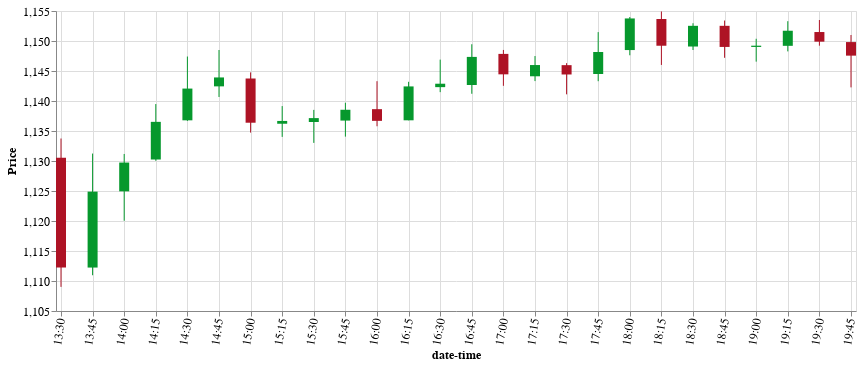

Here is the notebook cell this chart was saved with:
### Code cell
# let's plot
import altair as alt
from vega_datasets import data

# source = data.ohlc()
# display(source.head())
source = df.reset_index()

open_close_color = alt.condition(
    "datum.open <= datum.close",
    alt.value("#06982d"),
    alt.value("#ae1325")
)

base = alt.Chart(source).encode(
    alt.X('Datetime:T')
        .axis(format='%H:%M', labelAngle=-80)
        .title('date-time'),
    color=open_close_color
)

rule = base.mark_rule(size=1).encode(
    alt.Y('low:Q')
        .title('Price')
        .scale(zero=False),
    alt.Y2('high:Q')
)

bar = base.mark_bar(size=10).encode(
    alt.Y('open:Q'),
    alt.Y2('close:Q')
)

(rule+bar).properties(
    width=800,
    height=300
).configure_axis(
    labelFontSize=12,
    titleFontSize=12
)

### Figure 1 — Vega-Lite specification as saved in the notebook (floating-point values rounded to 4 significant figures)
{"config": {"view": {"continuousWidth": 300, "continuousHeight": 300}, "axis": {"labelFontSize": 12, "titleFontSize": 12}}, "layer": [{"mark": {"type": "rule", "size": 1}, "encoding": {"color": {"condition": {"test": "datum.open <= datum.close", "value": "#06982d"}, "value": "#ae1325"}, "x": {"axis": {"format": "%H:%M", "labelAngle": -80}, "field": "Datetime", "title": "date-time", "type": "temporal"}, "y": {"field": "low", "scale": {"zero": false}, "title": "Price", "type": "quantitative"}, "y2": {"field": "high"}}}, {"mark": {"type": "bar", "size": 10}, "encoding": {"color": {"condition": {"test": "datum.open <= datum.close", "value": "#06982d"}, "value": "#ae1325"}, "x": {"axis": {"format": "%H:%M", "labelAngle": -80}, "field": "Datetime", "title": "date-time", "type": "temporal"}, "y": {"field": "open", "type": "quantitative"}, "y2": {"field": "close"}}}], "data": {"name": "data-da8175b1a70b918c326a7dac86b68b39"}, "height": 300, "width": 800, "$schema": "https://vega.github.io/schema/vega-lite/v5.17.0.json", "datasets": {"data-da8175b1a70b918c326a7dac86b68b39": [{"Datetime": "2024-05-29T09:30:00-04:00", "open": 1131.0, "close": 1112.0, "low": 1109.0, "high": 1134.0, "return": -18.28}, {"Datetime": "2024-05-29T09:45:00-04:00", "open": 1112.0, "close": 1125.0, "low": 1111.0, "high": 1131.0, "return": 12.66}, {"Datetime": "2024-05-29T10:00:00-04:00", "open": 1125.0, "close": 1130.0, "low": 1120.0, "high": 1131.0, "return": 4.798}, {"Datetime": "2024-05-29T10:15:00-04:00", "open": 1130.0, "close": 1137.0, "low": 1130.0, "high": 1139.0, "return": 6.274}, {"Datetime": "2024-05-29T10:30:00-04:00", "open": 1137.0, "close": 1142.0, "low": 1137.0, "high": 1147.0, "return": 5.291}, {"Datetime": "2024-05-29T10:45:00-04:00", "open": 1142.0, "close": 1144.0, "low": 1141.0, "high": 1148.0, "return": 1.485}, {"Datetime": "2024-05-29T11:00:00-04:00", "open": 1144.0, "close": 1136.0, "low": 1135.0, "high": 1145.0, "return": -7.37}, {"Datetime": "2024-05-29T11:15:00-04:00", "open": 1136.0, "close": 1137.0, "low": 1134.0, "high": 1139.0, "return": 0.4653}, {"Datetime": "2024-05-29T11:30:00-04:00", "open": 1136.0, "close": 1137.0, "low": 1133.0, "high": 1139.0, "return": 0.65}, {"Datetime": "2024-05-29T11:45:00-04:00", "open": 1137.0, "close": 1139.0, "low": 1134.0, "high": 1140.0, "return": 1.802}, {"Datetime": "2024-05-29T12:00:00-04:00", "open": 1139.0, "close": 1137.0, "low": 1136.0, "high": 1143.0, "return": -1.95}, {"Datetime": "2024-05-29T12:15:00-04:00", "open": 1137.0, "close": 1142.0, "low": 1137.0, "high": 1143.0, "return": 5.647}, {"Datetime": "2024-05-29T12:30:00-04:00", "open": 1142.0, "close": 1143.0, "low": 1141.0, "high": 1147.0, "return": 0.5698}, {"Datetime": "2024-05-29T12:45:00-04:00", "open": 1143.0, "close": 1147.0, "low": 1141.0, "high": 1149.0, "return": 4.679}, {"Datetime": "2024-05-29T13:00:00-04:00", "open": 1148.0, "close": 1144.0, "low": 1143.0, "high": 1149.0, "return": -3.405}, {"Datetime": "2024-05-29T13:15:00-04:00", "open": 1144.0, "close": 1146.0, "low": 1143.0, "high": 1147.0, "return": 1.873}, {"Datetime": "2024-05-29T13:30:00-04:00", "open": 1146.0, "close": 1144.0, "low": 1141.0, "high": 1146.0, "return": -1.555}, {"Datetime": "2024-05-29T13:45:00-04:00", "open": 1144.0, "close": 1148.0, "low": 1143.0, "high": 1151.0, "return": 3.668}, {"Datetime": "2024-05-29T14:00:00-04:00", "open": 1148.0, "close": 1154.0, "low": 1148.0, "high": 1154.0, "return": 5.269}, {"Datetime": "2024-05-29T14:15:00-04:00", "open": 1154.0, "close": 1149.0, "low": 1146.0, "high": 1155.0, "return": -4.46}, {"Datetime": "2024-05-29T14:30:00-04:00", "open": 1149.0, "close": 1153.0, "low": 1148.0, "high": 1153.0, "return": 3.45}, {"Datetime": "2024-05-29T14:45:00-04:00", "open": 1153.0, "close": 1149.0, "low": 1147.0, "high": 1153.0, "return": -3.52}, {"Datetime": "2024-05-29T15:00:00-04:00", "open": 1149.0, "close": 1149.0, "low": 1147.0, "high": 1150.0, "return": 0.2087}, {"Datetime": "2024-05-29T15:15:00-04:00", "open": 1149.0, "close": 1152.0, "low": 1148.0, "high": 1153.0, "return": 2.515}, {"Datetime": "2024-05-29T15:30:00-04:00", "open": 1151.0, "close": 1150.0, "low": 1149.0, "high": 1154.0, "return": -1.605}, {"Datetime": "2024-05-29T15:45:00-04:00", "open": 1150.0, "close": 1148.0, "low": 1142.0, "high": 1151.0, "return": -2.26}]}}
